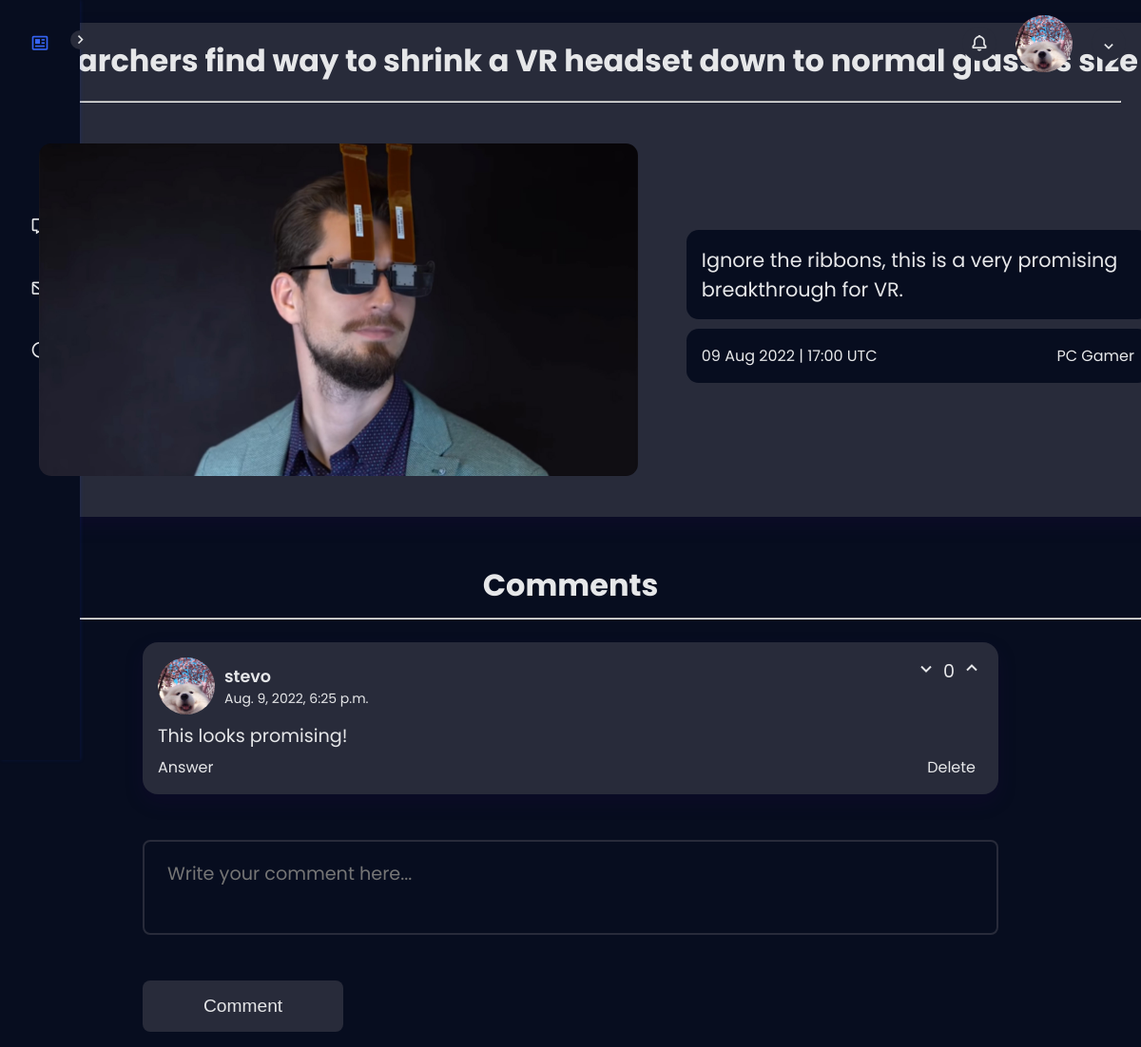
The app's page /article/researchers-find-way-to-shrink-a-vr-headset-down-to-normal-glasses-size/ (signed in) with its own data.
### users/models.py (models this page shows, shortened)
class Profile(models.Model):
    user = models.OneToOneField(
        User, on_delete=models.CASCADE, null=True, blank=True)
    email = models.EmailField(max_length=500, null=True, blank=True)
    username = models.CharField(max_length=200, null=True, blank=True)
    short_bio = models.CharField(max_length=1000, null=True, blank=True)
    profile_image = models.ImageField(null=True, blank=True,
                                    upload_to='static/imgs/profiles/', default='static/imgs/profiles/profile_default.png')
    created = models.DateTimeField(auto_now_add=True)
    id = models.UUIDField(default=uuid.uuid4, unique=True,
                        primary_key=True, editable=False)

class Comment(models.Model):
    owner = models.ForeignKey(Profile, on_delete=models.CASCADE, null=True, blank=True)
    post = models.ForeignKey(Article, on_delete=models.CASCADE, null=True, blank=True)
    comment_body = models.TextField(max_length=2000)
    answers = models.ManyToManyField('Answer', blank=True)
    is_answer = models.BooleanField(default=False)
    activities = models.ManyToManyField('Activity', blank=True)
    created = models.DateTimeField(auto_now_add=True)
    id = models.UUIDField(default=uuid.uuid4, unique=True,
                        primary_key=True, editable=False)

### news/models.py (models this page shows, shortened)
class Article(models.Model):
    title = models.CharField(max_length=500)
    synopsis = models.CharField(max_length=2000, null=True, blank=True)
    link_id = models.ForeignKey(
            NewsWebsite, on_delete=models.SET_NULL, null=True, blank=True)
    link_main = models.CharField(max_length=2000, unique=True)
    image_link_id = models.ForeignKey(
            ImageWebsite, on_delete=models.SET_NULL, null=True, blank=True)
    image_link_main = models.CharField(max_length=2000, null=True, blank=True)
    image_path = models.CharField(max_length=2000, null=True, blank=True, default='imgs/article_default.png')
    publish_time = models.CharField(max_length = 200, null=True, blank=True)
    raw_publish_time = models.CharField(max_length=200, null=True, blank=True)
    was_published = models.BooleanField(default=False)
    created = models.DateTimeField(auto_now_add=True)
    id = models.UUIDField(default=uuid.uuid4, unique=True,
                            primary_key=True, editable=True)

class NewsWebsite(models.Model):
    website_name = models.CharField(max_length=200)
    get_news_link = models.CharField(max_length=2000)
    get_image_link = models.ForeignKey(
                    ImageWebsite, on_delete=models.SET_NULL, null=True, blank=True)
    link = models.CharField(max_length=2000)
    id = models.UUIDField(default=uuid.uuid4, unique=True,
                            primary_key=True, editable=False)

### news/views.py (the view, shortened to what this page needs)
# urls.py: path('article/<str:pk>/', views.showArticle, name='single_article'),
def showArticle(request, pk):
    answer_form = AnswerForm()
    context = {'answer_form': answer_form, 'answer':'', 'comment':'',
                'activity':'', 'activity_type':''}
    article = Article.objects.get(link_main=pk)
    comments = article.comment_set.all()
    answers = Answer.objects.all()
    context['article'] = article
    context['comments'] = comments
    context['answers'] = answers
    if request.user.is_authenticated:
        profile = Profile.objects.get(user=request.user)
        context['profile'] = profile
    return render(request, 'news/article.html', context)

### users/forms.py
class AnswerForm(ModelForm):
    class Meta:
        model = Answer
        fields = ['comment_body', 'answer_to']
    def __init__(self, *args, **kwargs):
        super(AnswerForm, self).__init__(*args, **kwargs)
        self.fields['comment_body'].widget = Textarea(attrs={
            'id': 'formInput#textarea',
            'class': 'input--textarea_answer',
            'name': 'answer',
            'placeholder': 'Write your comment here...'})

### news/templatetags/news_tags.py (called while the page is built)
@register.filter(name='comment_rating')
def comment_rating(comment_id):
    comment = Comment.objects.get(id=comment_id)
    activities = comment.activity_set.all()
    upvotes = activities.filter(activity_type='U').count()
    downvotes = activities.filter(activity_type='D').count()
    rating = upvotes - downvotes
    return rating

@register.filter(name='upvote_check', takes_context=True)
def upvote_check(comment_id, profile_id):
    profile = Profile.objects.get(id=profile_id)
    comment = Comment.objects.get(id=comment_id)
    try:
        upvote = Activity.objects.get(user=profile, activity_type='U', to_comment=comment)
        return True
    except:
        return False

@register.filter(name='downvote_check', takes_context=True)
def downvote_check(comment_id, profile_id):
    profile = Profile.objects.get(id=profile_id)
    comment = Comment.objects.get(id=comment_id)
    try:
        downvote = Activity.objects.get(user=profile, activity_type='D', to_comment=comment)
        return True
    except:
        return False

### news/templates/news/article.html (shortened to what this page needs)
{% extends 'main.html' %}
{% load static %}
{% load news_tags %}
{% block content %}
<div class="article-wrapper">
    <div class="article">
        <div class="article__title">
            <h1>{{ article.title }}</h1>
        </div>
        <hr class="article__title_hr">
        <div class="article__contents">
            <div class="article_img">
                {% static "" as baseUrl %}
                <img src="{{baseUrl}}{{article.image_path}}" class="article__img_wrapped" />
            </div>
            <div class="article__synopsis_wrapper">
                <div class="article__synopsis_wrapped">
                    <div class="article__synopsis_box">
                        <span class="article__synopsis">{{ article.synopsis }}</span>
                    </div>
                    <div class="article__publish_time_box">
                        <span class="article__publish_time">{{ article.publish_time }}</span>
                        <a href="{{article.link_id.link}}{{article.link_main}}" class="article__website_link">{{ article.link_id.website_name }}</a>
                    </div>
                </div>
            </div>
        </div>
    </div>
    <div class="article__comments_header">
        <h1>Comments</h1>
    </div>
    <hr>
    {% for comment in comments %}
    {% if not comment.is_answer %}
    <div class="article__comments_body">
        <a href="{% url 'user_profile' comment.owner.id %}" class="article__comment_user">
            <div class="acc__comment_user_left">
                <img class="acc__comment_user_img" src="{{ comment.owner.profile_image.url }}" />
                <div class="acc__comment_user_time">
                    <p class="acc__comment_username">{{ comment.owner.username }}</p>
                    <p class="acc__comment_time">{{ comment.created }}</p>
                </div>
            </div>
            <div class="acc__comment_user_right">
                <div class="acc__comment_vote">
                    <form class="downvote_comment_form" action="#" method="POST" id="downvote_form">
                        <button type="submit" id="completed-task" class="fabutton">
                            {% if request.user.is_authenticated %}
                            {% if comment.id|downvote_check:profile.id %}
                                <i class="bx bx-chevron-down" value="D" id="previously_downvoted_btn"></i>
                                {% else %}
                                <i class="bx bx-chevron-down" value="D" id="downvote_btn"></i>
                                {% endif %}
                            {% else %}
                            <i class="bx bx-chevron-down" value="D" id="downvote_btn"></i>
                            {% endif %}
                        </button>
                    </form>
                    <span class="comment_rating">{{comment.id|comment_rating}}</span>
                    <form class="upvote_comment_form" action="#" method="POST" id="upvote_form">
                        <button type="submit" id="completed-task" class="fabutton">
                            {% if request.user.is_authenticated %}
                                {% if comment.id|upvote_check:profile.id %}
                                <i class="bx bx-chevron-up" value="U" id="previously_upvoted_btn"></i>
                                {% else %}
                                <i class="bx bx-chevron-up" value="U" id="upvote_btn"></i>
                                {% endif %}
                            {% else %}
                            <i class="bx bx-chevron-up" value="U" id="upvote_btn"></i>
                            {% endif %}
                        </button>
                    </form>
                </div>
            </div>
        </a>
        <div class="article__comment_content">
            <div class="article__comment_text">
                <p class="article__comment_text_comment">{{ comment.comment_body|linebreaksbr }}</p>
            </div>
            <div class="article__comment_answer">
                <a class="article__comment_answer_btn" onclick="showBigCommentAnswerForm('form_big_answer--{{forloop.counter}}')">Answer</a>
                {% if request.user.is_authenticated %}
                    {% if request.user == comment.owner.user %}
                        <a href="{% url 'delete_comment' comment.id %}" class="article__comment_delete_btn">Delete</a>
                    {% endif %}
                {% endif %}
            </div>
        </div>
    </div>
    {% endif %}
    {% endfor %}
    <form class="form" action="#" method="POST">
        <div class="form__field">
            <textarea id="formInput#textarea" class="input--textarea" name="comment" placeholder="Write your comment here..."></textarea>
        </div>
        <input class="comment__submit" type="submit" value="Comment">
    </form>
</div>
{% endblock %}

### templates/acc_show.html (shortened to what this page needs)
{% load static %}
<div class="acc_show">
    <div class="acc_show_btns">
        <div class="acc_icon">
            <div class="acc_notifications_btn">
                <i class='bx bx-bell'></i>
            </div>
        </div>
        {% if request.user.is_authenticated %}
        <a class="acc_logged_in" href="{% url 'user_profile' profile.id %}">
            <img src="{{ profile.profile_image.url }}" class="acc_login_img">
        </a>
        <div class="acc_icon" id="acc_show_menu" onclick="showAccMenu()">
            <div class="acc_drop_down">
                <i class='bx bx-chevron-down' id="arrow_to_rotate"></i>
            </div>
        </div>
        {% endif %}
    </div>
</div>

### records on screen
Profile: profile_image (picture)
Article: title "Researchers find way to shrink a VR headset down to normal glasses size", image_path (picture), synopsis "Ignore the ribbons, this is a very promising breakthrough for VR.", publish_time "09 Aug 2022 | 17:00 UTC", link_id.website_name "PC Gamer"
Comment: owner.profile_image (picture), owner.username "stevo", created "Aug. 9, 2022, 6:25 p.m.", id|comment_rating "0", comment_body "This looks promising!", shows "Delete"
